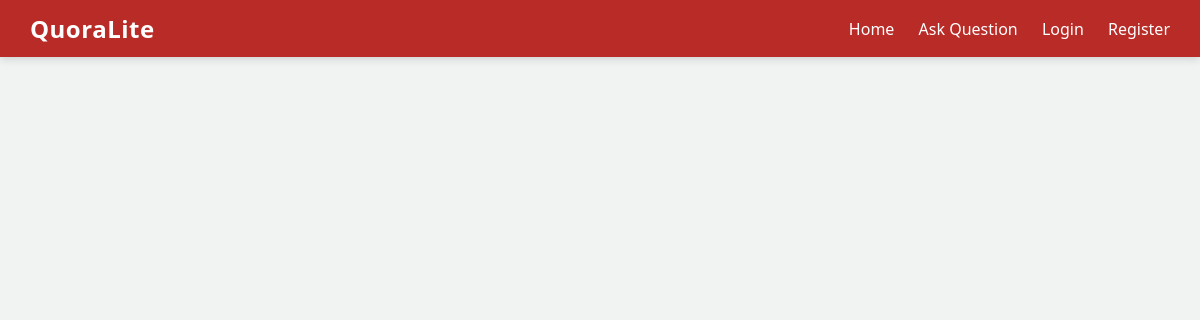
Before: / with the older database file.
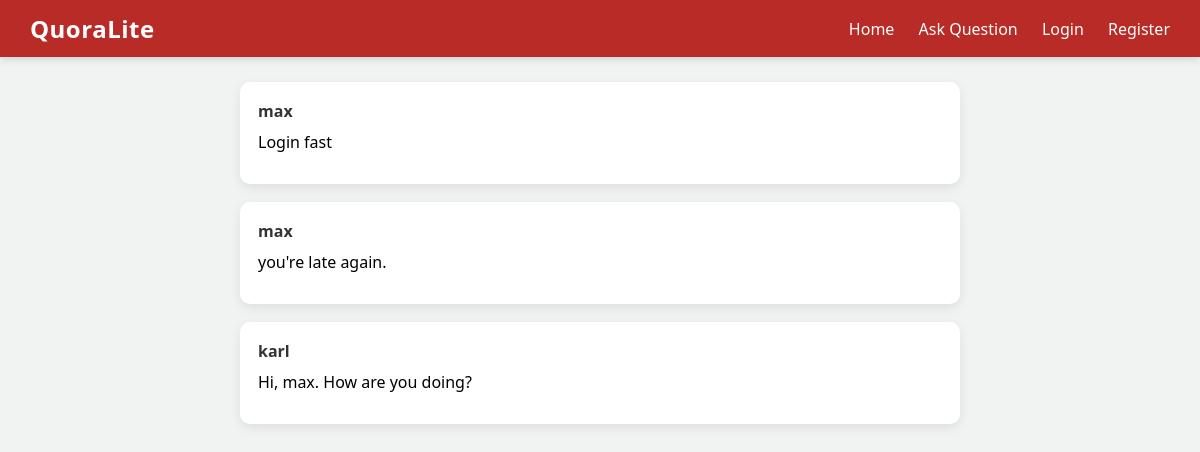
After: the same page with the newer database file.
### app.py (models this page shows)
class Post(db_sql.Model):
    id = db_sql.Column(db_sql.Integer, primary_key = True)
    content = db_sql.Column(db_sql.Text ,nullable = False)
    user_id = db_sql.Column(db_sql.Integer , db_sql.ForeignKey('user.id') , nullable =  False)
    user = db_sql.relationship('User' , backref = 'posts')

class User(db_sql.Model):
    id = db_sql.Column(db_sql.Integer , primary_key = True)
    username = db_sql.Column(db_sql.String(100) , unique = True , nullable = False)
    password = db_sql.Column(db_sql.String(200) , nullable = False)
    profile = db_sql.Column(db_sql.String(200))

### app.py (the view)
@app.route('/')
def home():
    posts = Post.query.all()
    return render_template('index.html' , posts=posts)

### app.py (called while the page is built)
@app.context_processor
def inject_user():
    if 'user_id' in session:
        user = User.query.get(session['user_id'])
        return dict(current_user = user)
    return dict(current_user = None)

### templates/index.html (shortened to what this page needs)
{% extends 'base.html' %}
{% block content %}
{% for post in posts %}
<div class="card">
    <div class="username">
        {{ post.user.username }}
    </div>
    <div class="content">
        {{ post.content }}
    </div>
</div>
{% endfor %}
{% endblock %}

### templates/base.html (shortened to what this page needs)
<!DOCTYPE html>
<html lang="en">
<head>
</head>
<body>
    <div class="navbar">
        <h2>QuoraLite</h2>
        <div class="nav-links">
            <a href="/">Home</a>
            <a href="/ask">Ask Question</a>
            {% if current_user %}
                <span>Hi, {{ current_user.username }}</span>
               <img src="{{ url_for('static', filename='uploads/' + current_user.profile) }}"
                style="width:35px; height:35px; border-radius:50%; margin-left:10px; object-fit:cover;">
                <a href="{{ url_for('logout') }}">Logout</a>
            {% else %}
                <a href="{{ url_for('login') }}">Login</a>
                <a href="{{ url_for('register')}}">Register</a>
            {% endif %}
        </div>
    </div>
    <div class="container">
        {% block content %}
        {% endblock %}
    </div>
</body>
</html>

### templates/base.html (style rules this page uses)
body { margin: 0; font-family: 'Segoe UI', Arial, sans-serif; background-color: #f1f2f2; }
.navbar { background-color: #b92b27; color: white; padding: 12px 30px; display: flex; justify-content: space-between; align-items: center; box-shadow: 0 2px 8px rgba(0,0,0,0.15); }
.navbar h2 { margin: 0; letter-spacing: 0.5px; }
.nav-links a { position: relative; color: white; text-decoration: none; margin-left: 20px; font-weight: 500; padding: 5px 0; transition: color 0.3s ease; }
.nav-links a::after { content: ""; position: absolute; width: 0%; height: 2px; left: 0; bottom: -2px; background-color: white; transition: width 0.3s ease; }
.container { width: 60%; margin: 25px auto; }
.card { background: white; padding: 18px; margin-bottom: 18px; border-radius: 10px; box-shadow: 0 4px 12px rgba(0,0,0,0.08); transition: transform 0.2s ease, box-shadow 0.2s ease; }
.username { font-weight: bold; margin-bottom: 8px; color: #333; }
.content { margin-bottom: 12px; line-height: 1.5; }

Changed rows visible on the page:
added Post: user.username "max", content "Login fast"
added Post: user.username "max", content "you're late again."
added Post: user.username "karl", content "Hi, max. How are you doing?"
